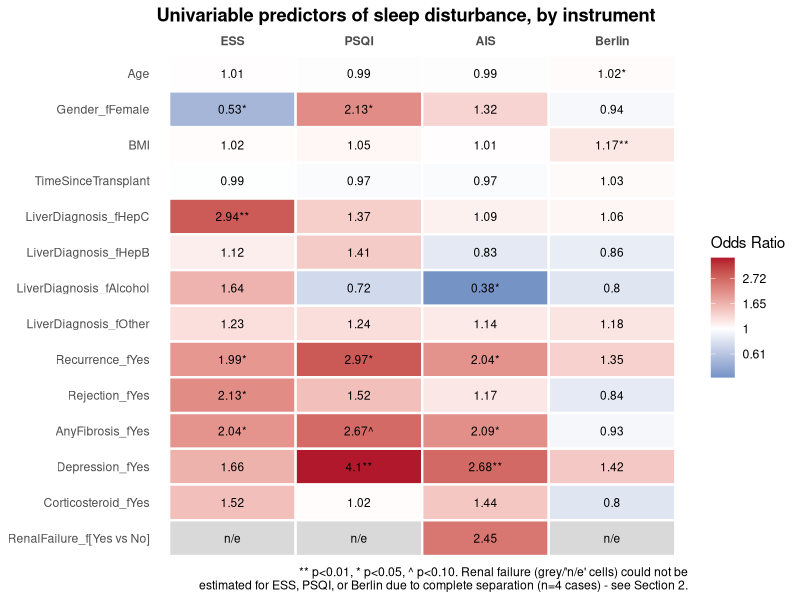

The R script that drew this image: (Note: this script raises an error after producing the figure.)
## BTC1859 - Team 1
# Predictors of Sleep Disturbance (logistic regression)

# Own:
#   univariable predictor analyses;
# logistic regression;
# adjusted models;
# odds ratios and 95% CI;
# model diagnostics;
# predictor table/forest plot;
# corresponding Methods + Results.
# Also investigate odd issues such as renal failure having only four cases.
# Presentation: Which patients are most likely to have sleep disturbance?
#   


# Installing packages
if (!require("ggplot2")) install.packages("ggplot2")
library(ggplot2)

if (!require("car")) install.packages("car")
rm(list=ls())
library(car)
# ---------------------------------------------------------------
# 0. LOAD DATA
# ---------------------------------------------------------------

df <- read.csv("project_data_cleaned.csv")

# Recode factors with meaningful labels (per data dictionary)
df$Gender_f          <- factor(df$Gender, levels=c(1,2), 
                               labels=c("Male","Female"))
df$LiverDiagnosis_f  <- factor(df$LiverDiagnosis, levels=c(1,2,3,4,5),
                               labels=c("HepC","HepB","PSC_PBC_AHA","Alcohol","Other"))
df$LiverDiagnosis_f  <- relevel(df$LiverDiagnosis_f, ref="PSC_PBC_AHA")  # largest group as reference

df$Recurrence_f      <- factor(df$Recurrence,     levels=c(0,1), 
                               labels=c("No","Yes"))
df$Rejection_f       <- factor(df$Rejection,      levels=c(0,1), 
                               labels=c("No","Yes"))
df$AnyFibrosis_f     <- factor(df$AnyFibrosis,    levels=c(0,1), 
                               labels=c("No","Yes"))
df$RenalFailure_f    <- factor(df$RenalFailure,   levels=c(0,1), 
                               labels=c("No","Yes"))
df$Depression_f      <- factor(df$Depression,     levels=c(0,1), 
                               labels=c("No","Yes"))
df$Corticosteroid_f  <- factor(df$Corticosteroid, levels=c(0,1), 
                               labels=c("No","Yes"))

# The four binary sleep disturbance outcomes (done during cleaning)
# ESS_binary   : ESS > 10   (excessive daytime sleepiness)
# PSQI_binary  : PSQI > 4   (poor sleep quality)
# AIS_binary   : AIS > 5    (insomnia)
# Berlin_binary: Berlin scale 

# ---------------------------------------------------------------
# 1. PREVALENCE OF SLEEP DISTURBANCE
# ---------------------------------------------------------------

prevalence <- function(x) {
  n_valid <- sum(!is.na(x))
  n_pos   <- sum(x, na.rm=TRUE)
  c(n_valid=n_valid, n_positive=n_pos, 
    prevalence_pct=round(100*n_pos/n_valid,1))
}

sapply(df[,c("ESS_binary","PSQI_binary","AIS_binary","Berlin_binary")], 
       prevalence)

# NOTE: PSQI has substantially more missing data (~32%) than the other three
# instruments (~2-6%). This should be flagged as a limitation - any PSQI-based
# model runs on a smaller and possibly non-random subsample.

# ---------------------------------------------------------------
# 2. THE RENAL FAILURE ISSUE (only 4/268 patients)
# ---------------------------------------------------------------

for (out in c("ESS_binary","PSQI_binary","AIS_binary","Berlin_binary")) {
  cat("\n---", out, "vs RenalFailure ---\n")
  tab <- table(df$RenalFailure_f, df[[out]])
  print(tab)
  print(fisher.test(tab))
}

# All four Fisher's exact tests are non-significant (p = 0.16-0.63).
# Including RenalFailure as a predictor in the logistic models causes
# (quasi-)complete separation for ESS, PSQI, and Berlin (all 4 renal-failure
# patients fall in a single outcome category for those three measures) -
# glm() will throw "fitted probabilities numerically 0 or 1 occurred" and
# produce a degenerate OR/CI. RenalFailure is therefore EXCLUDED from the
# multivariable models below and reported descriptively only. Suggested
# write-up language:
# "Renal failure showed no significant association with any sleep
# disturbance measure (Fisher's exact p = 0.16-0.63); however, with only
# 4 renal-failure patients in the sample, these estimates are too
# imprecise to draw firm conclusions."

# ---------------------------------------------------------------
# 3. UNIVARIABLE ANALYSES
# ---------------------------------------------------------------
# Screen each predictor individually against each outcome.
# Candidates: Age, Gender, BMI, TimeSinceTransplant, LiverDiagnosis,
# Recurrence, Rejection, AnyFibrosis, Depression, Corticosteroid
# (RenalFailure handled separately above via Fisher's exact test)

outcomes <- c("ESS_binary","PSQI_binary","AIS_binary","Berlin_binary")
predictors <- c("Age","Gender_f","BMI","TimeSinceTransplant","LiverDiagnosis_f",
                "Recurrence_f","Rejection_f","AnyFibrosis_f","Depression_f","Corticosteroid_f")

# Collect every predictor row (across all models) into one tidy data frame,
# used both for the printed table and the heatmap below
univariable_results <- data.frame()
for (out in outcomes) {
  for (pred in predictors) {
    f <- as.formula(paste(out, "~", pred))
    m <- glm(f, data=df, family=binomial)
    co <- summary(m)$coefficients
    ci <- confint(m)
    rows <- data.frame(
      outcome = out,
      term    = rownames(co)[-1],
      OR      = exp(co[-1, 1]),
      CI_low  = exp(ci[-1, 1]),
      CI_high = exp(ci[-1, 2]),
      p_value = co[-1, 4],
      row.names = NULL
    )
    cat("\n===", out, "~", pred, "===\n")
    print(round(cbind(OR=rows$OR, CI_low=rows$CI_low, CI_high=rows$CI_high, p=rows$p_value), 3))
    univariable_results <- rbind(univariable_results, rows)
  }
}

write.csv(univariable_results, "univariable_OR_CI_p_table.csv", row.names = FALSE)

# See project notes / report Table 1 for the compiled OR/CI/p summary table
# across all predictors and all four outcomes.

# ---------------------------------------------------------------
# 3b. HEATMAP OF UNIVARIABLE ORs (ggplot2)
# ---------------------------------------------------------------
# Compact alternative view of the same univariable_results table: predictors
# as rows, outcomes as columns, cell color = OR (log scale, diverging around
# OR=1), cell label = OR value with significance stars.

heat_data <- univariable_results
heat_data$sig_label <- with(heat_data,
                            paste0(round(OR, 2),
                                   ifelse(p_value < 0.01, "**",
                                          ifelse(p_value < 0.05, "*",
                                                 ifelse(p_value < 0.10, "^", "")))))

# Add RenalFailure back in for visual completeness. It was excluded from the
# univariable loop above because 3 of 4 outcomes hit complete separation
# (see Section 2); only AIS produced an estimable OR. The "not estimable"
# cells are shown as blank/grey tiles with an "n/e" label instead of a number.
renal_rows <- data.frame(
  outcome = c("ESS_binary","PSQI_binary","AIS_binary","Berlin_binary"),
  term    = "RenalFailure_f[Yes vs No]",
  OR      = c(NA, NA, 2.45, NA),
  CI_low  = NA, CI_high = NA,
  p_value = c(NA, NA, 0.440, NA),
  sig_label = c("n/e", "n/e", "2.45", "n/e")
)
heat_data <- rbind(heat_data, renal_rows)

heat_data$outcome <- factor(heat_data$outcome,
                            levels = c("ESS_binary","PSQI_binary","AIS_binary","Berlin_binary"),
                            labels = c("ESS","PSQI","AIS","Berlin"))
# keep predictors in a sensible reading order (reverse for top-to-bottom display)
heat_data$term <- factor(heat_data$term, levels = rev(unique(heat_data$term)))

ggplot(heat_data, aes(x = outcome, y = term, fill = log(OR))) +
  geom_tile(color = "white", linewidth = 0.8) +
  geom_text(aes(label = sig_label), size = 3) +
  scale_fill_gradient2(low = "#2166AC", mid = "white", high = "#B2182B", midpoint = 0,
                       na.value = "#D9D9D9",
                       name = "Odds Ratio", labels = function(x) round(exp(x), 2)) +
  scale_x_discrete(position = "top") +
  labs(x = NULL, y = NULL,
       title = "Univariable predictors of sleep disturbance, by instrument",
       caption = "** p<0.01, * p<0.05, ^ p<0.10. Renal failure (grey/'n/e' cells) could not be\nestimated for ESS, PSQI, or Berlin due to complete separation (n=4 cases) - see Section 2.") +
  theme_minimal(base_size = 11) +
  theme(panel.grid = element_blank(),
        axis.text.x = element_text(face = "bold"),
        plot.title = element_text(face = "bold"))

ggsave("univariable_heatmap.png", width = 8, height = 9.5, dpi = 300)

# ---------------------------------------------------------------
# 4. MULTIVARIABLE MODELS
# ---------------------------------------------------------------
# Predictor sets were chosen by: (a) univariable screening at p<0.20, then
# (b) trimming to respect the rule-of-thumb sample size restriction
# (p < m/15, where m = size of the smaller outcome class.
# RenalFailure excluded from all four models (see Section 2).

## --- Model 1: ESS ---
# m/15 budget ~4 predictors (m=67, smaller class among n=251)
# LiverDiagnosis collapsed to Hep C vs Other (1 df instead of 4) to fit budget,
# since only the Hep C level was significant univariably.
df$LiverDx_HepC <- factor(ifelse(df$LiverDiagnosis==1,"HepC","Other"))

ess_model <- glm(ESS_binary ~ Gender_f + LiverDx_HepC + 
                   Recurrence_f + Rejection_f,
                 data=df, family=binomial)
summary(ess_model)
round(cbind(OR=exp(coef(ess_model)), exp(confint(ess_model))), 3)
vif(ess_model)

# Compare against the larger "fully screened" model (all p<0.20 predictors,
# before budget trimming) to justify the simpler model:
ess_full <- glm(ESS_binary ~ Gender_f + LiverDiagnosis_f + Recurrence_f + Rejection_f +
                  AnyFibrosis_f + Depression_f + Corticosteroid_f,
                data=df, family=binomial)
anova(ess_model, ess_full, test="Chisq")   # non-significant -> simpler model preferred

## --- Model 2: PSQI ---
# m/15 budget ~4 predictors (m=66, smaller class among n=183)
psqi_model <- glm(PSQI_binary ~ Gender_f + Recurrence_f + AnyFibrosis_f + Depression_f,
                  data=df, family=binomial)
summary(psqi_model)
round(cbind(OR=exp(coef(psqi_model)), exp(confint(psqi_model))), 3)
vif(psqi_model)

psqi_full <- glm(PSQI_binary ~ Gender_f + Recurrence_f + AnyFibrosis_f + Depression_f + BMI,
                 data=df, family=binomial)
anova(psqi_model, psqi_full, test="Chisq")  # BMI does not improve fit significantly

## --- Model 3: AIS ---
# m/15 budget ~7-8 predictors (m=117, smaller class among n=262)
ais_model <- glm(AIS_binary ~ LiverDiagnosis_f + Recurrence_f + AnyFibrosis_f + Depression_f,
                 data=df, family=binomial)
summary(ais_model)
round(cbind(OR=exp(coef(ais_model)), exp(confint(ais_model))), 3)
vif(ais_model)

ais_full <- glm(AIS_binary ~ LiverDiagnosis_f + Recurrence_f + AnyFibrosis_f + Depression_f +
                  Corticosteroid_f, data=df, family=binomial)
anova(ais_model, ais_full, test="Chisq")   # Corticosteroid does not improve fit significantly

## --- Model 4: Berlin ---
# m/15 budget ~6-7 predictors (m=102, smaller class among n=262); well under budget
berlin_model <- glm(Berlin_binary ~ Age + BMI + TimeSinceTransplant,
                    data=df, family=binomial)
summary(berlin_model)
round(cbind(OR=exp(coef(berlin_model)), exp(confint(berlin_model))), 3)
vif(berlin_model)

# ---------------------------------------------------------------
# 5. SENSITIVITY ANALYSIS: CONTINUOUS SLEEP SCORES (linear regression)
# ---------------------------------------------------------------
# Uses the raw ESS/PSQI/AIS scores (not dichotomized) with the same predictor
# sets as the corresponding logistic model, to check whether dichotomization
# at the clinical cutoff is discarding useful information. Berlin has no
# continuous version (binary at source), so it is omitted here.

ess_lin  <- lm(ESS  ~ Gender_f + LiverDx_HepC + Recurrence_f + Rejection_f, data=df)
psqi_lin <- lm(PSQI ~ Gender_f + Recurrence_f + AnyFibrosis_f + Depression_f, data=df)
ais_lin  <- lm(AIS  ~ LiverDiagnosis_f + Recurrence_f + AnyFibrosis_f + Depression_f, data=df)

summary(ess_lin);  shapiro.test(resid(ess_lin))
summary(psqi_lin); shapiro.test(resid(psqi_lin))
summary(ais_lin);  shapiro.test(resid(ais_lin))

# Residuals show mild non-normality (Shapiro-Wilk p<0.001 for all three) -
# common for right-skewed psychometric scores. With n=180-260, OLS estimates
# remain reasonably robust; note this as a limitation rather than a fatal flaw.
# NOTE: using the continuous ESS score, "Rejection" is significant (p=0.006)
# even though it was only borderline (p=0.068) in the binary ESS model -
# a concrete example of information lost by dichotomizing at the cutoff.

# ---------------------------------------------------------------
# 6. FOREST PLOT OF ADJUSTED ODDS RATIOS (ggplot2, faceted)
# ---------------------------------------------------------------

# Tidy a glm model's output (OR, 95% CI, p) into a plotting data frame,
# excluding the intercept row
tidy_glm <- function(model, outcome_label) {
  co <- summary(model)$coefficients
  ci <- confint(model)
  data.frame(
    outcome  = outcome_label,
    term     = rownames(co)[-1],
    OR       = exp(co[-1, 1]),
    conf.low = exp(ci[-1, 1]),
    conf.high= exp(ci[-1, 2]),
    p.value  = co[-1, 4],
    row.names = NULL
  )
}

forest_data <- rbind(
  tidy_glm(ess_model,    "ESS (n=251)"),
  tidy_glm(psqi_model,   "PSQI (n=183)"),
  tidy_glm(ais_model,    "AIS (n=262)"),
  tidy_glm(berlin_model, "Berlin (n=237)")
)

forest_data$sig  <- factor(ifelse(forest_data$p.value < 0.05, "p < 0.05", "n.s."),
                           levels = c("p < 0.05","n.s."))
# preserve model-fit order (reversed so first predictor plots at the top)
forest_data$term <- factor(forest_data$term, 
                           levels = rev(unique(forest_data$term)))
forest_data$outcome <- factor(forest_data$outcome,
                              levels = c("ESS (n=251)","PSQI (n=183)",
                                         "AIS (n=262)","Berlin (n=237)"))

# creating the forest plot
forest_plot <- ggplot(forest_data, aes(x = OR, y = term, color = sig)) +
  geom_vline(xintercept = 1, linetype = "dashed", color = "grey40") +
  geom_errorbarh(aes(xmin = conf.low, xmax = conf.high), height = 0.15) +
  geom_point(size = 2.5) +
  scale_x_log10(breaks = c(0.2, 0.5, 1, 2, 5, 10)) +
  scale_color_manual(values = c("p < 0.05" = "black", "n.s." = "grey60")) +
  facet_wrap(~ outcome, scales = "free_y", ncol = 2) +
  labs(x = "Adjusted Odds Ratio (95% CI, log scale)", y = NULL, color = NULL,
       title = "Adjusted odds ratios for predictors of sleep disturbance, by instrument") +
  theme_bw(base_size = 11) +
  theme(legend.position = "bottom",
        strip.text = element_text(face = "bold"),
        plot.title = element_text(face = "bold"))

forest_plot
#ggsave("forest_plot_sleep_disturbance.png", 
     #  plot = forest_plot, width = 11, height = 8, dpi = 300)
